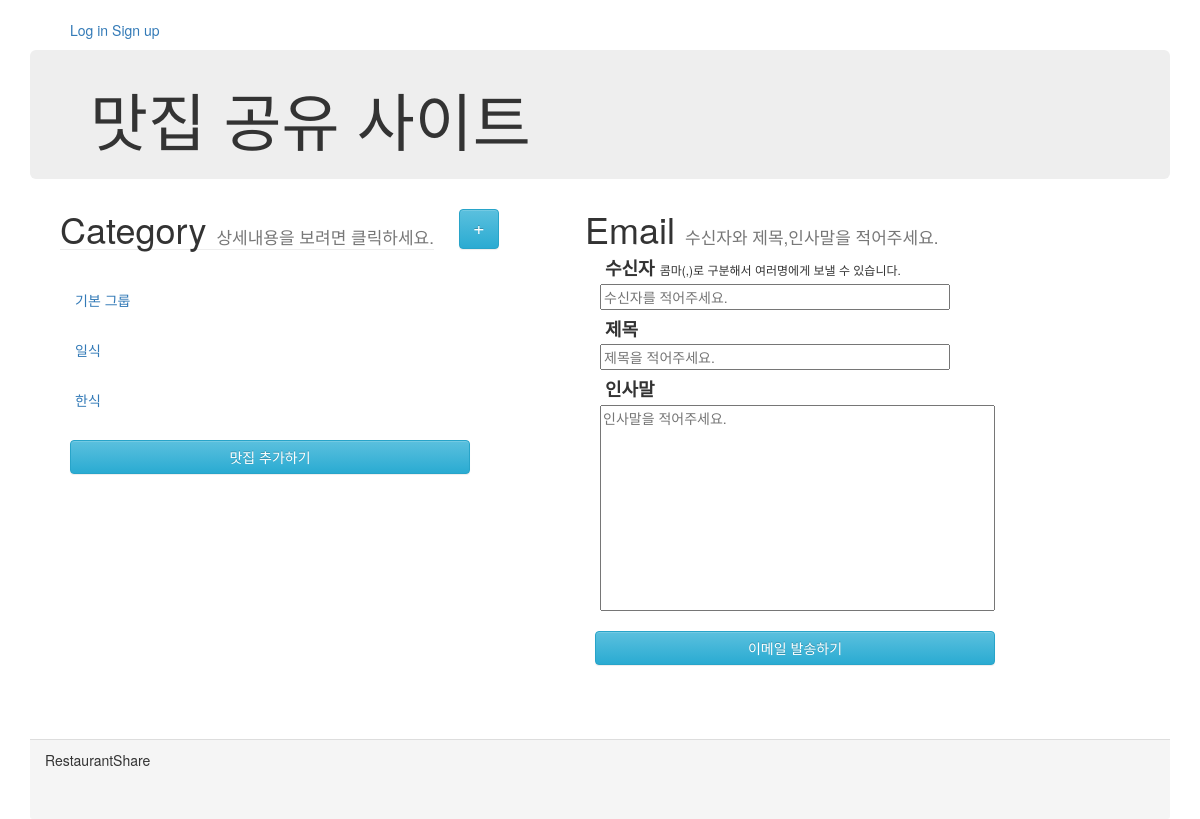
The app's page /, older data.
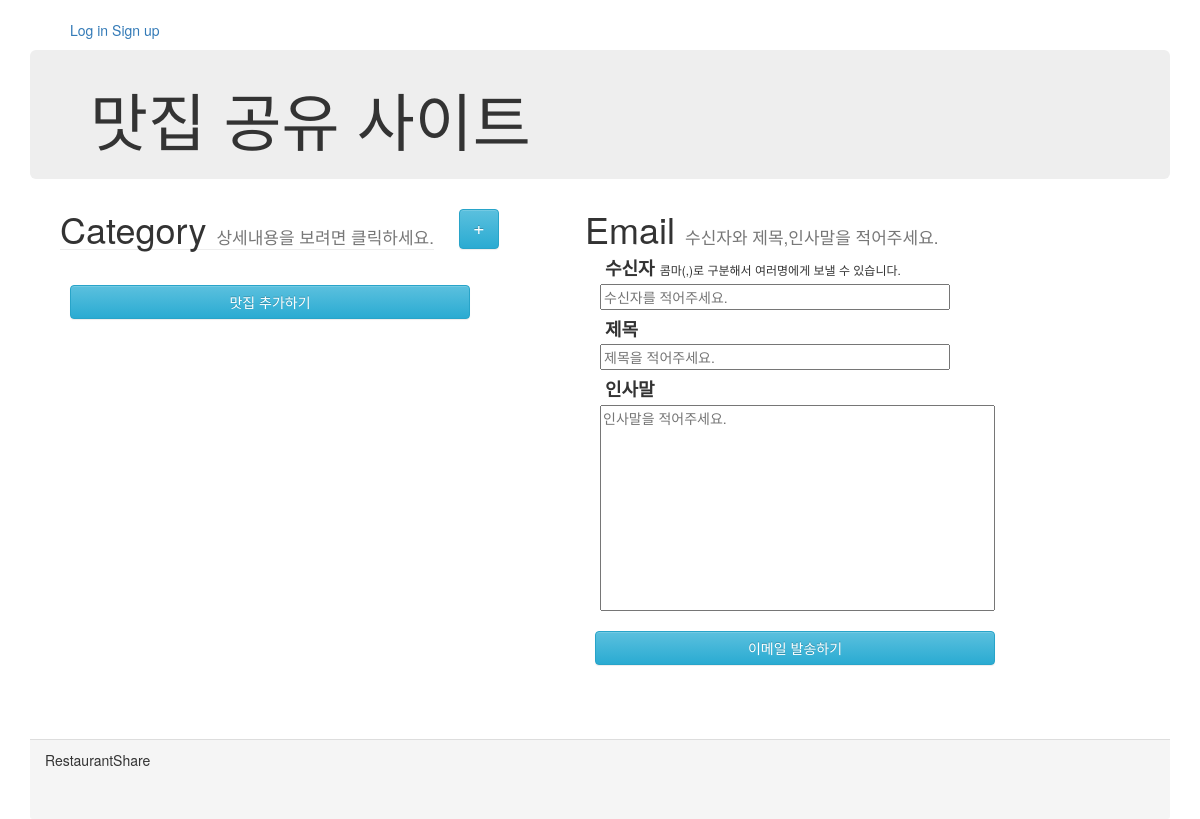
The same page, newer data.
### shareRes/models.py (models this page shows, shortened)
class Category(models.Model):
    category_name = models.CharField(max_length = 100)

### shareRes/views.py (the view)
# urls.py: path('', views.indexView.as_view(), name='index'),
class indexView(TemplateView):
    template_name = 'shareRes/index.html'
    def get_context_data(self, **kwargs):
        context = super(indexView, self).get_context_data(**kwargs)
        context['categories'] = Category.objects.all()
        context['restaurants'] = Restaurant.objects.all()
        context['title'] = "맛집 공유 사이트"
        return context

### templates/shareRes/index.html (shortened to what this page needs)
{% extends "base.html" %}
{% block title_main %}{{ title }}{% endblock title_main %}
{% block content %}
        <div class="content">
            <div class="row">
                <form action="./sendEmail/send/" method="POST" onsubmit="return emailCheckForm();"> {% csrf_token %}
                    <div class="restaurantInfoDiv ">
                        <div class="row">
                            <div class="infoHeaderDiv">
                                <h1>Category <small class="subTitle">상세내용을 보려면 클릭하세요.</small></h1>
                            </div>
                            <div class="categoryAddDiv">
                                    <a href="categoryCreate/" class="categoryAddBtn btn btn-info" role="button">+</a>
                            </div>
                        </div>
                        <ul class="restaurantListDiv nav nav-pills nav-stacked">
                            {% for category in categories %}
                            <li class="category deactive">{{ category.category_name}}</li>
                            {% endfor %}
                        </ul>
                        <a href="restaurantCreate/" class="sendBtn btn btn-info" role="button">맛집 추가하기</a>
                    </div>
                    <div class="emailDiv">
                        <div class="emailHeaderDiv">
                            <h1>Email <small class="subTitle">수신자와 제목,인사말을 적어주세요.</small></h1>
                        </div>
                        <div class="emailContentGroup">
                            <div class="emailContentHeader">
                                <h4>수신자 <span class="inputReceiverSub">콤마(,)로 구분해서 여러명에게 보낼 수 있습니다.</span></h4>
                                <input class="inputReceiver" name="inputReceiver" id="inputReceiver" type="text" placeholder="수신자를 적어주세요."/><br/>
                            </div>
                            <div class="emailContentHeader">
                                <h4>제목</h4>
                                <input class="inputTitle" name="inputTitle" id="inputTitle" type="text" placeholder="제목을 적어주세요."/><br/>
                            </div>
                            <div class="emailContent">
                                <h4>인사말</h4>
                                <textarea class="inputContent" name="inputContent" id="inputContent" cols="50" rows="10" placeholder="인사말을 적어주세요."></textarea>
                            </div>
                        </div>
                        <div>
                            <input type="submit" class="sendBtn btn btn-info" role="button" value="이메일 발송하기"/>
                        </div>
                    </div>
                </form>
            </div>
        </div>
{% endblock content %}

### templates/base.html (shortened to what this page needs)
<html lang="en">
<head>
    <link rel="stylesheet" href="https://maxcdn.bootstrapcdn.com/bootstrap/3.3.2/css/bootstrap.min.css">
    <link rel="stylesheet" href="https://maxcdn.bootstrapcdn.com/bootstrap/3.3.2/css/bootstrap-theme.min.css">
</head>
<body>
    <div class="container">
        <div class="header">
            {% include "partials/nav.html" %}
            <div class="jumbotron">
                <h1>{% block title_main %}{% endblock title_main %}</h1>
            </div>
        </div>
       {% block content %}{% endblock content %}
        <div class="panel-footer">
            RestaurantShare
        </div>
    </div>
</body>
</html>

### templates/partials/nav.html
<ul class>
    {% if user.is_authenticated %}
        <a href="{% url 'users:userprofile' user.id %}">Profile</a>
        <a href="{% url 'users:logout' %}">Log out</a>
    {% else %}
        <a href="{% url 'users:login' %}">Log in</a>
        <a href="{% url 'users:signup' %}">Sign up</a>
    {% endif %}
</ul>

### templates/base.html (style rules this page uses)
.container { margin-top: 20px; }
.jumbotron { padding-top:15px; padding-bottom:15px; }
.content { min-height: 60%; margin: auto; }
.row { margin:0; padding:0; }
.panel-footer { margin-top: 50px; height: 10%; }

### templates/shareRes/index.html (style rules this page uses)
.subTitle { font-size:17px; }
.restaurantInfoDiv { margin-left:30px; float:left; }
.infoHeaderDiv { border-bottom: 1px solid #eee; float:left; }
.infoHeaderDiv h1 { margin:0; }
.categoryAddDiv { float:left; margin-left:25px; }
.categoryAddBtn { height: 40px; width: 40px; font-size:20px; padding:3px; }
a { text-decoration: none; }
.emailDiv { float:left; margin-left:25px; }
.emailContentGroup { margin:5px; }
.emailHeaderDiv h1 { margin:0; }
.sendBtn { width: 400px; margin: 10px; }
.emailContentGroup h4 { font-weight: bold; margin:5px; }
.emailContentHeader { margin: 10px; }
.emailContent { margin: 10px; }
.inputReceiver { width: 350px; }
.inputReceiverSub { font-size: 12px; font-weight: 100; }
.inputTitle { width: 350px; }
.inputContent { resize: none; }

Row changes from the older to the newer data that the page shows:
removed Category: category_name "기본 그룹"
removed Category: category_name "일식"
removed Category: category_name "한식"
